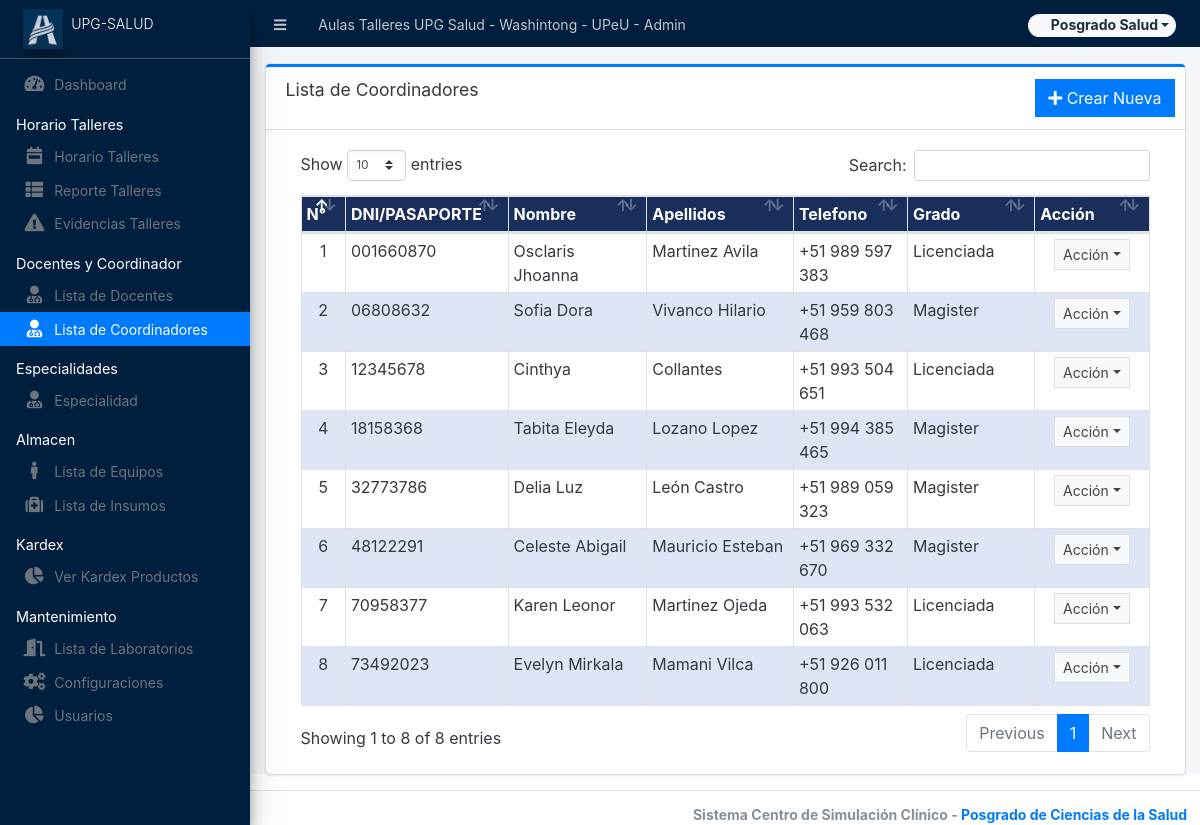
The app's page /admin/?page=coordinador_all (signed in) with its own data.
### tables this page shows
CREATE TABLE `coordinador_all` (
  `id` int(20) NOT NULL,
  `dni` varchar(10) NOT NULL,
  `nombre` varchar(100) NOT NULL,
  `apellidos` varchar(100) NOT NULL,
  `telefono` varchar(20) NOT NULL,
  `grado` varchar(100) NOT NULL
);

### admin/coordinador_all/index.php (the view, shortened to what this page needs)
<div class="card card-outline card-primary">
	<div class="card-header">
		<h3 class="card-title">Lista de Coordinadores</h3>
		<div class="card-tools">
			<a href="?page=coordinador_all/manage_coordinador" class="btn btn-flat btn-primary"><span class="fas fa-plus"></span>  Crear Nueva</a>
		</div>
	</div>
	<div class="card-body">
		<div class="container-fluid">
        <div class="container-fluid">
			<table class="table table-bordered table-stripped">
				<colgroup>
					<col width="2%">
					<col width="3%">
					<col width="9%">
					<col width="9%">
					<col width="5%">
					<col width="5%">
					<col width="4%">
				</colgroup>
				<thead>
					<tr>
						<th>N°</th>
						<th>DNI/PASAPORTE</th>
						<th>Nombre</th>
						<th>Apellidos</th>
						<th>Telefono</th>
						<th>Grado</th>
						<th>Acción</th>
					</tr>
				</thead>
				<tbody>
					<?php
					$i = 1;
						$qry = $conn->query("SELECT * from `coordinador_all` order by `dni` asc ");
						while($row = $qry->fetch_assoc()):
					?>
						<tr>
							<td class="text-center"><?php echo $i++; ?></td>
							<td><?php echo $row['dni'] ?></td>
							<td><?php echo $row['nombre'] ?></td>
							<td><?php echo $row['apellidos'] ?></td>
							<td><?php echo $row['telefono'] ?></td>
							<td><?php echo $row['grado'] ?></td>
							<td align="center">
								 <button type="button" class="btn btn-flat btn-default btn-sm dropdown-toggle dropdown-icon" data-toggle="dropdown">
				                  		Acción
				                  </button>
							</td>
						</tr>
					<?php endwhile; ?>
				</tbody>
			</table>
		</div>
		</div>
	</div>
</div>

### records on screen
coordinador_all: dni "001660870", nombre "Osclaris Jhoanna", apellidos "Martinez Avila", telefono "+51 989 597 383", grado "Licenciada"
coordinador_all: dni "06808632", nombre "Sofia Dora", apellidos "Vivanco Hilario", telefono "+51 959 803 468", grado "Magister"
coordinador_all: dni "12345678", nombre "Cinthya", apellidos "Collantes", telefono "+51 993 504 651", grado "Licenciada"
coordinador_all: dni "18158368", nombre "Tabita Eleyda", apellidos "Lozano Lopez", telefono "+51 994 385 465", grado "Magister"
coordinador_all: dni "32773786", nombre "Delia Luz", apellidos "León Castro", telefono "+51 989 059 323", grado "Magister"
coordinador_all: dni "48122291", nombre "Celeste Abigail", apellidos "Mauricio Esteban", telefono "+51 969 332 670", grado "Magister"
coordinador_all: dni "70958377", nombre "Karen Leonor", apellidos "Martinez Ojeda", telefono "+51 993 532 063", grado "Licenciada"
coordinador_all: dni "73492023", nombre "Evelyn Mirkala", apellidos "Mamani Vilca", telefono "+51 926 011 800", grado "Licenciada"

### other values on screen
$_settings->info('name') "Aulas Talleres UPG Salud - Washintong - UPeU"
$_settings->userdata('firstname').' '.$_settings->userdata('lastname') "Posgrado Salud"
$_settings->info('short_name') "UPG-SALUD"
